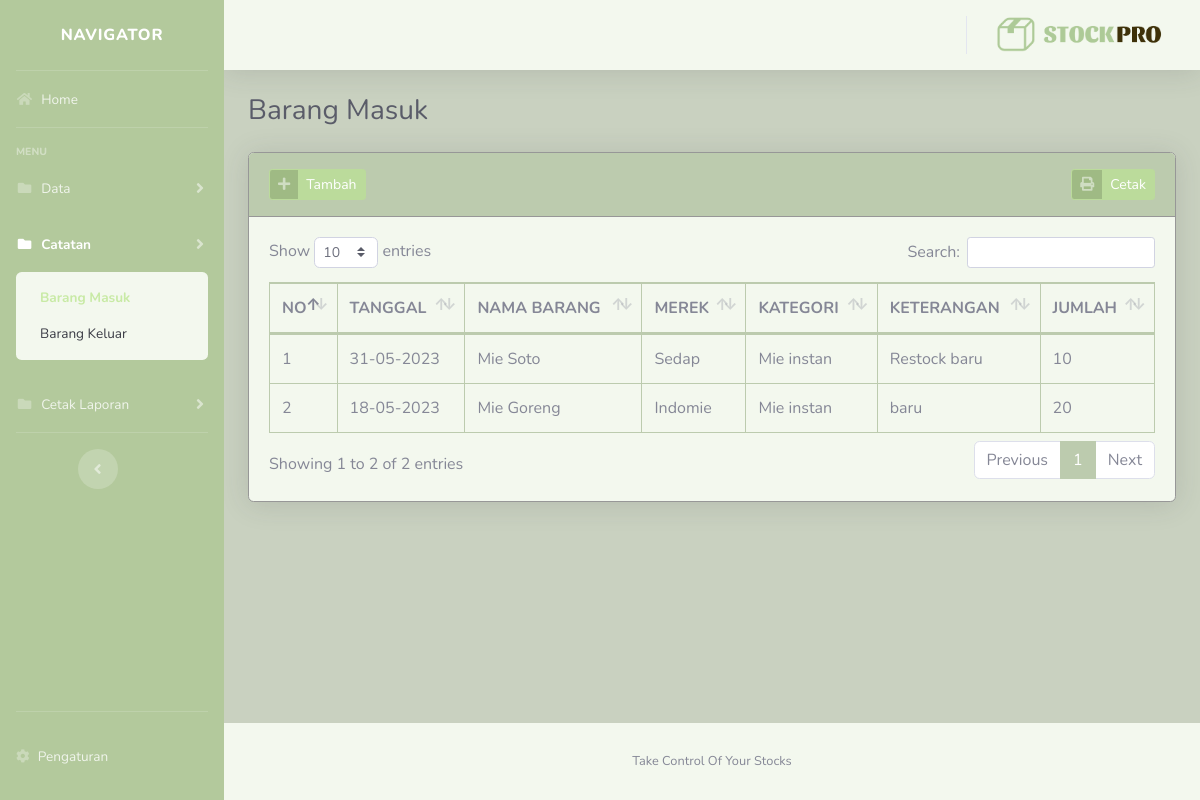
/StockPro/?barang_masuk (signed in), run on the app's committed database.
### tables this page shows
CREATE TABLE `barang_masuk` (
  `idbarang_masuk` int(11) NOT NULL,
  `barang_id` int(11) NOT NULL,
  `jumlah` int(11) NOT NULL,
  `keterangan` varchar(256) NOT NULL,
  `tanggal` date NOT NULL
);

CREATE TABLE `barang` (
  `idbarang` int(11) NOT NULL,
  `merek_id` int(11) NOT NULL,
  `kategori_id` int(11) NOT NULL,
  `nama_barang` varchar(128) NOT NULL,
  `keterangan` varchar(256) NOT NULL,
  `stok` int(11) NOT NULL,
  `harga_jual` int(11) NOT NULL,
  `harga_restock` int(11) NOT NULL
);

CREATE TABLE `merek` (
  `idmerek` int(11) NOT NULL,
  `nama_merek` varchar(128) NOT NULL,
  `keterangan` varchar(256) NOT NULL
);

CREATE TABLE `kategori` (
  `idkategori` int(11) NOT NULL,
  `nama_kategori` varchar(128) NOT NULL,
  `keterangan` varchar(256) NOT NULL
);

### StockPro/config/function.php (called while the page is built, shortened)
<?php
function base_url(){
    $base_url= ((isset($_SERVER['HTTPS']) && $_SERVER['HTTPS'] == "on") ? "https" : "http");
    $base_url.= "://".$_SERVER['HTTP_HOST'];
    $base_url.= str_replace(basename($_SERVER['SCRIPT_NAME']),"",$_SERVER['SCRIPT_NAME']);
    return $base_url;
}
?>

### StockPro/views/transaksi/barang_masuk.php (the view, shortened to what this page needs)
<div class="container-fluid">
    <div class="d-sm-flex align-items-center justify-content-between mb-4">
        <h1 class="h3 mb-0 text-gray-800">Barang Masuk</h1>
    </div>
    <div class="card shadow mb-4">
        <div class="card-header py-3">
            <a href="#" class="btn btn-primary btn-icon-split btn-sm" data-toggle="modal" data-target="#barang_masuk">
                <span class="icon text-white-50">
                    <i class="fas fa-plus"></i>
                </span>
                <span class="text">Tambah</span>
            </a>
            <a href="<?=base_url();?>process/cetak_barang_masuk.php" target="_blank"
                class="btn btn-info btn-icon-split btn-sm float-right">
                <span class="icon text-white-50">
                    <i class="fas fa-print"></i>
                </span>
                <span class="text">Cetak</span>
            </a>
        </div>
        <div class="card-body">
            <div class="table-responsive">
                <table class="table table-bordered table-hover" id="dataTable" width="100%" cellspacing="0">
                    <thead>
                        <tr>
                            <th width="20">NO</th>
                            <th>TANGGAL</th>
                            <th>NAMA BARANG</th>
                            <th>MEREK</th>
                            <th>KATEGORI</th>
                            <th>KETERANGAN</th>
                            <th>JUMLAH</th>
                        </tr>
                    </thead>
                    <tbody>
                        <?php
                        $n=1;
                        $query = mysqli_query($con,"SELECT x.*,x1.nama_barang,x2.nama_merek,x3.nama_kategori FROM barang_masuk x JOIN barang x1 ON x1.idbarang=x.barang_id JOIN merek x2 ON x2.idmerek=x1.merek_id JOIN kategori x3 ON x3.idkategori=x1.kategori_id ORDER BY x.idbarang_masuk DESC")or die(mysqli_error($con));
                        while($row = mysqli_fetch_array($query)):
                        ?>
                        <tr>
                            <td><?= $n++; ?></td>
                            <td><?= date('d-m-Y',strtotime($row['tanggal'])); ?></td>
                            <td><?= $row['nama_barang']; ?></td>
                            <td><?= $row['nama_merek']; ?></td>
                            <td><?= $row['nama_kategori']; ?></td>
                            <td><?= $row['keterangan']; ?></td>
                            <td><?= $row['jumlah']; ?></td>
                        </tr>
                        <?php endwhile; ?>
                    </tbody>
                </table>
            </div>
        </div>
    </div>
</div>

### data on the page
barang_masuk: tanggal "31-05-2023", barang.nama_barang "Mie Soto", merek.nama_merek "Sedap", kategori.nama_kategori "Mie instan", keterangan "Restock baru", jumlah "10"
barang_masuk: tanggal "18-05-2023", barang.nama_barang "Mie Goreng", merek.nama_merek "Indomie", kategori.nama_kategori "Mie instan", keterangan "baru", jumlah "20"
